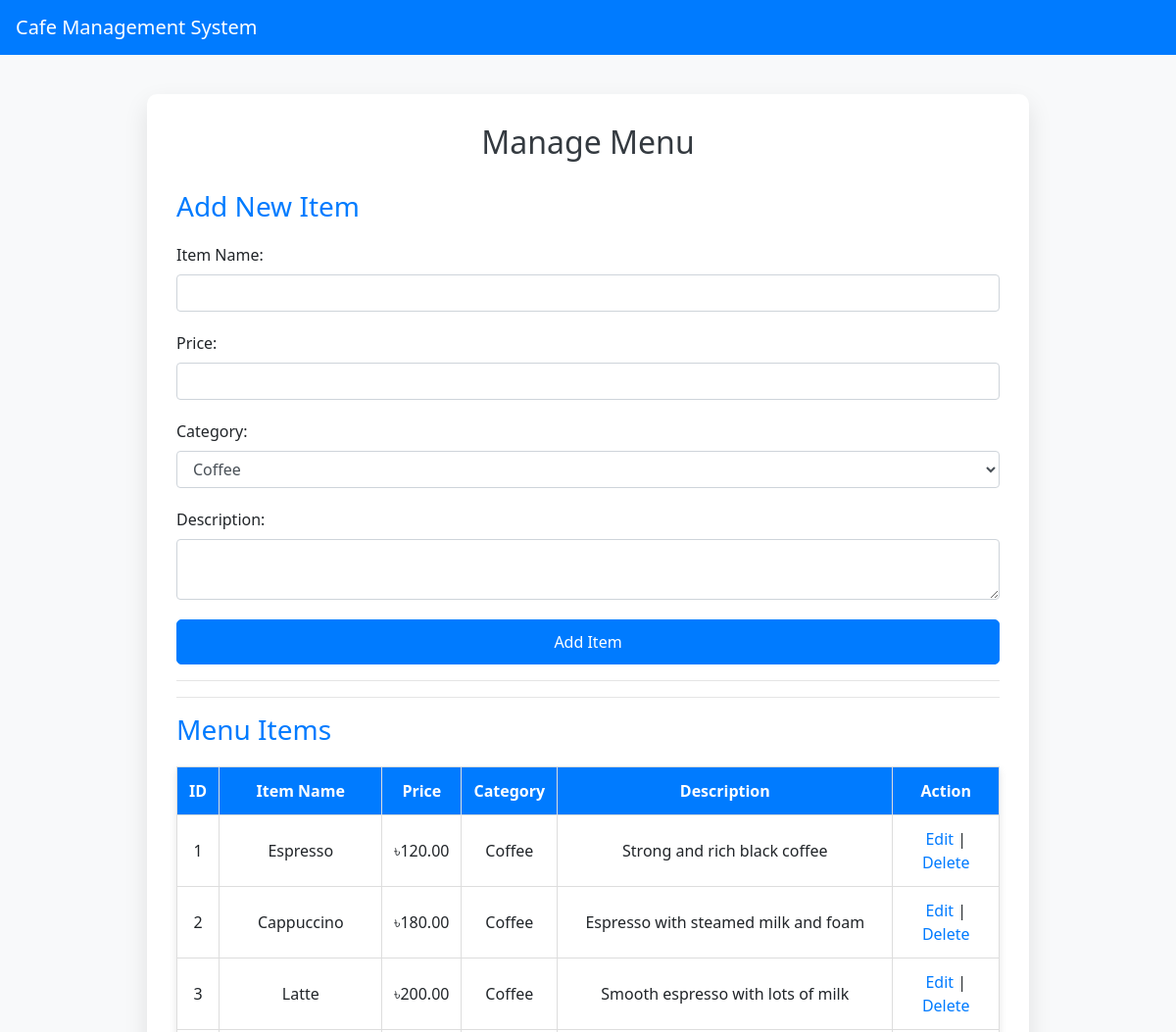
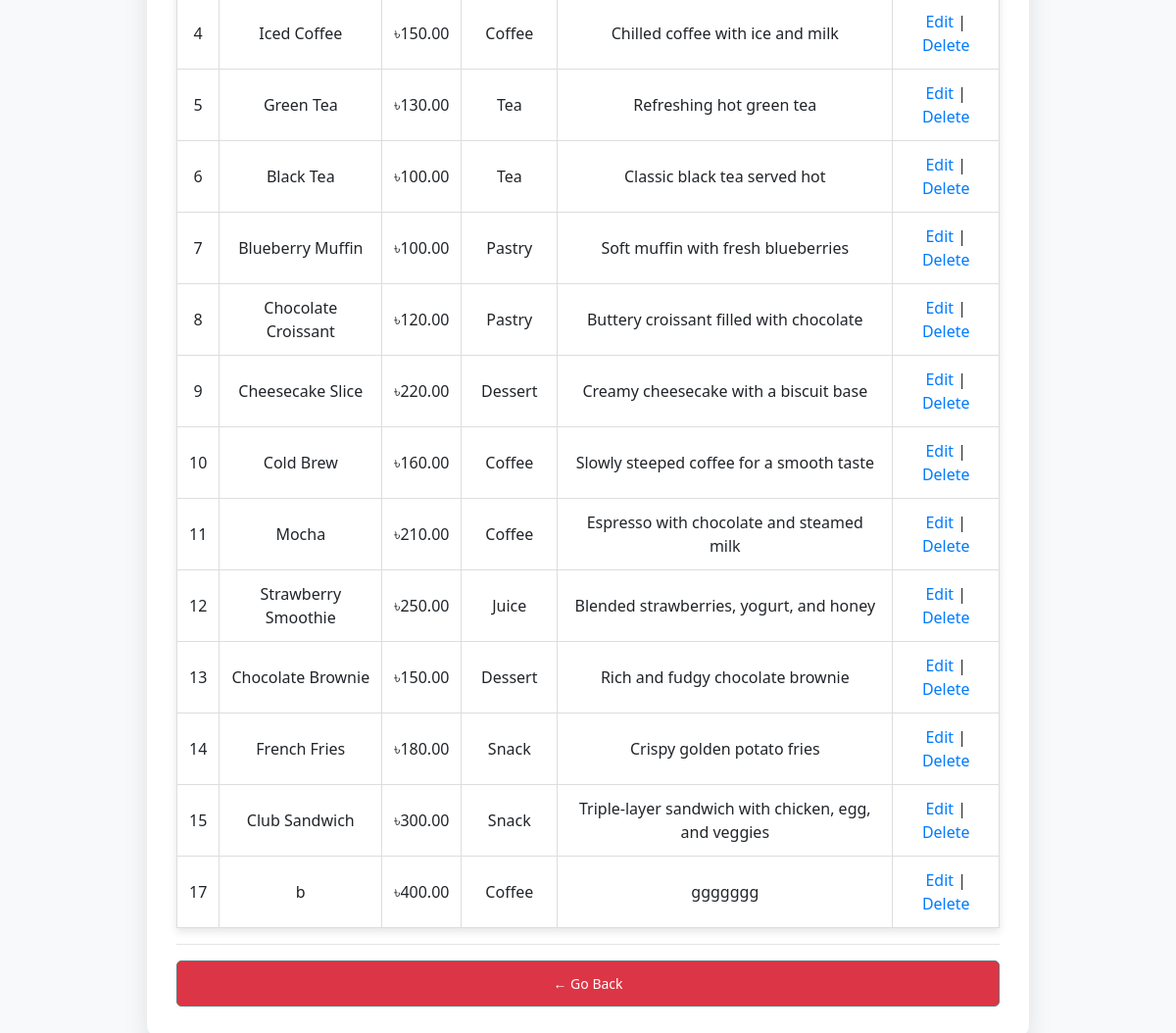
Screenshot of /CMS/admin/manage_menu.php (signed in) with the database file from the repository (2 pictures, top to bottom).
### tables this page shows
CREATE TABLE `menu` (
  `id` int(11) NOT NULL,
  `item_name` varchar(100) NOT NULL,
  `price` decimal(10,2) NOT NULL,
  `category` varchar(50) NOT NULL,
  `description` text DEFAULT NULL
);

### CMS/admin/manage_menu.php (the view, shortened to what this page needs)
<?php
include('../db_connect.php');
$menu_query = "SELECT * FROM menu";
$menu_result = mysqli_query($connection, $menu_query);
?>
<!DOCTYPE html>
<html lang="en">
<head>
    <link rel="stylesheet" href="../bootstrap-4.4.1/css/bootstrap.min.css">
</head>
<body>
    <nav class="navbar navbar-expand-lg">
        <a class="navbar-brand" href="admin_dashboard.php">Cafe Management System</a>
    </nav>
    <div class="dashboard-container">
        <h2>Manage Menu</h2>
        <h3>Add New Item</h3>
        <form action="" method="POST">
            <div class="form-group">
                <label for="item_name">Item Name:</label>
                <input type="text" name="item_name" class="form-control" required>
            </div>
            <div class="form-group">
                <label for="price">Price:</label>
                <input type="text" name="price" class="form-control" required>
            </div>
            <div class="form-group">
                <label for="category">Category:</label>
                <select name="category" class="form-control" required>
                    <option value="Coffee">Coffee</option>
                </select>
            </div>
            <div class="form-group">
                <label for="description">Description:</label>
                <textarea name="description" class="form-control" required></textarea>
            </div>
            <input type="submit" name="add_item" value="Add Item" class="btn btn-primary">
        </form>
        <hr>
        <hr>
        <h3>Menu Items</h3>
        <table>
            <tr>
                <th>ID</th>
                <th>Item Name</th>
                <th>Price</th>
                <th>Category</th>
                <th>Description</th>
                <th>Action</th>
            </tr>
            <?php while ($row = mysqli_fetch_assoc($menu_result)) { ?>
                <tr>
                    <td><?php echo $row['id']; ?></td>
                    <td><?php echo $row['item_name']; ?></td>
                    <td>৳<?php echo $row['price']; ?></td>
                    <td><?php echo $row['category']; ?></td>
                    <td><?php echo $row['description']; ?></td>
                    <td>
                        <a href="?edit_id=<?php echo $row['id']; ?>">Edit</a> |
                        <a href="?delete_id=<?php echo $row['id']; ?>" onclick="return confirm('Are you sure you want to delete this item?')">Delete</a>
                    </td>
                </tr>
            <?php } ?>
        </table>
        <hr>
        <div class="nav-links">
            <a href="admin_dashboard.php"><button class="btn btn-outline-secondary btn-sm">← Go Back</button></a>
        </div>
    </div>
</body>
</html>

### CMS/admin/manage_menu.php (style rules this page uses)
body { background-color: #f8f9fa; font-family: 'Segoe UI', sans-serif; }
.navbar { background-color: #007bff; }
.navbar-brand, .navbar-nav .nav-link { color: white !important; }
.dashboard-container { max-width: 900px; margin: 40px auto; background-color: white; padding: 30px; border-radius: 10px; box-shadow: 0 10px 25px rgba(0,0,0,0.1); }
h2 { text-align: center; margin-bottom: 30px; color: #343a40; }
h3 { margin-bottom: 20px; color: #007bff; }
.form-group { margin-bottom: 20px; }
.btn-primary { width: 100%; padding: 10px; background-color: #007bff; color: white; border-radius: 5px; }
table { width: 100%; margin-top: 20px; border-collapse: collapse; box-shadow: 0 4px 8px rgba(0, 0, 0, 0.1); }
table th, table td { padding: 12px; text-align: center; border: 1px solid #ddd; }
table th { background-color: #007bff; color: white; }
.nav-links { text-align: center; margin-top: 15px; }
.nav-links button { width: 100%; padding: 12px; background-color: #dc3545; color: white; border-radius: 5px; }

### rows the page displays
menu: id "1", item_name "Espresso", price "120.00", category "Coffee", description "Strong and rich black coffee"
menu: id "2", item_name "Cappuccino", price "180.00", category "Coffee", description "Espresso with steamed milk and foam"
menu: id "3", item_name "Latte", price "200.00", category "Coffee", description "Smooth espresso with lots of milk"
menu: id "4", item_name "Iced Coffee", price "150.00", category "Coffee", description "Chilled coffee with ice and milk"
menu: id "5", item_name "Green Tea", price "130.00", category "Tea", description "Refreshing hot green tea"
menu: id "6", item_name "Black Tea", price "100.00", category "Tea", description "Classic black tea served hot"
menu: id "7", item_name "Blueberry Muffin", price "100.00", category "Pastry", description "Soft muffin with fresh blueberries"
menu: id "8", item_name "Chocolate Croissant", price "120.00", category "Pastry", description "Buttery croissant filled with chocolate"
menu: id "9", item_name "Cheesecake Slice", price "220.00", category "Dessert", description "Creamy cheesecake with a biscuit base"
menu: id "10", item_name "Cold Brew", price "160.00", category "Coffee", description "Slowly steeped coffee for a smooth taste"
menu: id "11", item_name "Mocha", price "210.00", category "Coffee", description "Espresso with chocolate and steamed milk"
menu: id "12", item_name "Strawberry Smoothie", price "250.00", category "Juice", description "Blended strawberries, yogurt, and honey"
menu: id "13", item_name "Chocolate Brownie", price "150.00", category "Dessert", description "Rich and fudgy chocolate brownie"
menu: id "14", item_name "French Fries", price "180.00", category "Snack", description "Crispy golden potato fries"
menu: id "15", item_name "Club Sandwich", price "300.00", category "Snack", description "Triple-layer sandwich with chicken, egg, and veggies"
menu: id "17", item_name "b", price "400.00", category "Coffee", description "ggggggg"
